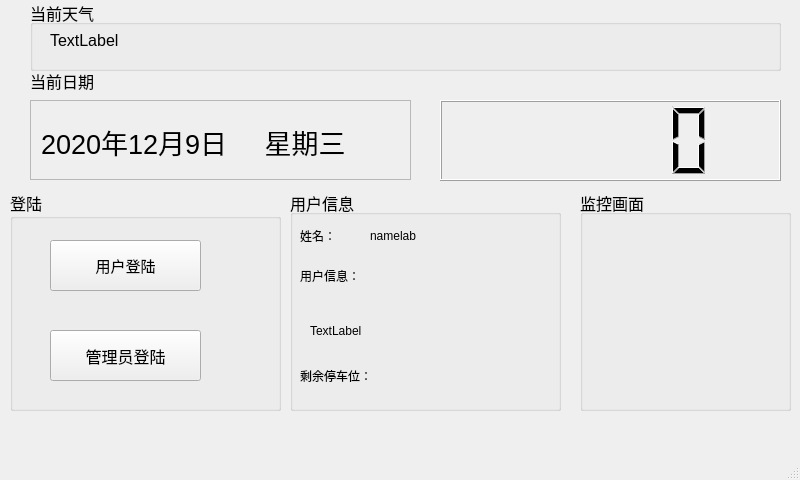
<?xml version="1.0" encoding="UTF-8"?>
<ui version="4.0">
 <class>MainWindow</class>
 <widget class="QMainWindow" name="MainWindow">
  <property name="geometry">
   <rect>
    <x>0</x>
    <y>0</y>
    <width>800</width>
    <height>480</height>
   </rect>
  </property>
  <property name="minimumSize">
   <size>
    <width>0</width>
    <height>0</height>
   </size>
  </property>
  <property name="maximumSize">
   <size>
    <width>1677215</width>
    <height>16777215</height>
   </size>
  </property>
  <property name="windowTitle">
   <string>MainWindow</string>
  </property>
  <widget class="QWidget" name="centralwidget">
   <widget class="QScrollArea" name="tiembox">
    <property name="geometry">
     <rect>
      <x>30</x>
      <y>100</y>
      <width>381</width>
      <height>80</height>
     </rect>
    </property>
    <property name="widgetResizable">
     <bool>true</bool>
    </property>
    <widget class="QWidget" name="scrollAreaWidgetContents">
     <property name="geometry">
      <rect>
       <x>0</x>
       <y>0</y>
       <width>379</width>
       <height>78</height>
      </rect>
     </property>
     <widget class="QLabel" name="YMDtime">
      <property name="geometry">
       <rect>
        <x>10</x>
        <y>10</y>
        <width>341</width>
        <height>61</height>
       </rect>
      </property>
      <property name="font">
       <font>
        <family>Arial</family>
        <pointsize>20</pointsize>
       </font>
      </property>
      <property name="text">
       <string>2020年12月9日     星期三</string>
      </property>
     </widget>
    </widget>
   </widget>
   <widget class="QLabel" name="timelabel">
    <property name="geometry">
     <rect>
      <x>30</x>
      <y>70</y>
      <width>111</width>
      <height>21</height>
     </rect>
    </property>
    <property name="font">
     <font>
      <family>Arial</family>
      <pointsize>12</pointsize>
     </font>
    </property>
    <property name="text">
     <string>当前日期</string>
    </property>
   </widget>
   <widget class="QScrollArea" name="userBox">
    <property name="geometry">
     <rect>
      <x>440</x>
      <y>100</y>
      <width>341</width>
      <height>80</height>
     </rect>
    </property>
    <property name="widgetResizable">
     <bool>true</bool>
    </property>
    <widget class="QWidget" name="scrollAreaWidgetContents_2">
     <property name="geometry">
      <rect>
       <x>0</x>
       <y>0</y>
       <width>339</width>
       <height>78</height>
      </rect>
     </property>
    </widget>
   </widget>
   <widget class="QGroupBox" name="inforBox">
    <property name="geometry">
     <rect>
      <x>290</x>
      <y>190</y>
      <width>271</width>
      <height>221</height>
     </rect>
    </property>
    <property name="font">
     <font>
      <family>Arial</family>
      <pointsize>12</pointsize>
     </font>
    </property>
    <property name="styleSheet">
     <string notr="true">border-color: rgb(170, 0, 255);</string>
    </property>
    <property name="title">
     <string>用户信息</string>
    </property>
    <widget class="QLabel" name="namelabe">
     <property name="geometry">
      <rect>
       <x>10</x>
       <y>30</y>
       <width>61</width>
       <height>31</height>
      </rect>
     </property>
     <property name="text">
      <string>姓名：</string>
     </property>
    </widget>
    <widget class="QLabel" name="label_2">
     <property name="geometry">
      <rect>
       <x>10</x>
       <y>70</y>
       <width>101</width>
       <height>31</height>
      </rect>
     </property>
     <property name="text">
      <string>用户信息：</string>
     </property>
    </widget>
    <widget class="QLabel" name="nameshow">
     <property name="geometry">
      <rect>
       <x>80</x>
       <y>30</y>
       <width>54</width>
       <height>31</height>
      </rect>
     </property>
     <property name="text">
      <string>namelab</string>
     </property>
    </widget>
    <widget class="QLabel" name="carNum">
     <property name="geometry">
      <rect>
       <x>10</x>
       <y>170</y>
       <width>241</width>
       <height>31</height>
      </rect>
     </property>
     <property name="text">
      <string>剩余停车位：</string>
     </property>
    </widget>
    <widget class="QLabel" name="userInfor">
     <property name="geometry">
      <rect>
       <x>20</x>
       <y>110</y>
       <width>191</width>
       <height>61</height>
      </rect>
     </property>
     <property name="text">
      <string>TextLabel</string>
     </property>
    </widget>
   </widget>
   <widget class="QGroupBox" name="groupBox_2">
    <property name="geometry">
     <rect>
      <x>10</x>
      <y>190</y>
      <width>271</width>
      <height>221</height>
     </rect>
    </property>
    <property name="font">
     <font>
      <family>Yu Gothic</family>
      <pointsize>12</pointsize>
     </font>
    </property>
    <property name="title">
     <string>登陆</string>
    </property>
    <widget class="QPushButton" name="pushButton">
     <property name="geometry">
      <rect>
       <x>40</x>
       <y>140</y>
       <width>151</width>
       <height>51</height>
      </rect>
     </property>
     <property name="text">
      <string>管理员登陆</string>
     </property>
    </widget>
    <widget class="QPushButton" name="pushButton_2">
     <property name="geometry">
      <rect>
       <x>40</x>
       <y>50</y>
       <width>151</width>
       <height>51</height>
      </rect>
     </property>
     <property name="font">
      <font>
       <pointsize>11</pointsize>
      </font>
     </property>
     <property name="text">
      <string>用户登陆</string>
     </property>
    </widget>
   </widget>
   <widget class="QLCDNumber" name="lcdNumber">
    <property name="geometry">
     <rect>
      <x>440</x>
      <y>100</y>
      <width>341</width>
      <height>81</height>
     </rect>
    </property>
   </widget>
   <widget class="QGroupBox" name="groupBox">
    <property name="geometry">
     <rect>
      <x>30</x>
      <y>0</y>
      <width>751</width>
      <height>71</height>
     </rect>
    </property>
    <property name="font">
     <font>
      <family>Arial</family>
      <pointsize>12</pointsize>
     </font>
    </property>
    <property name="title">
     <string>当前天气</string>
    </property>
    <widget class="QLabel" name="weatherLab">
     <property name="geometry">
      <rect>
       <x>20</x>
       <y>20</y>
       <width>711</width>
       <height>41</height>
      </rect>
     </property>
     <property name="text">
      <string>TextLabel</string>
     </property>
    </widget>
   </widget>
   <widget class="QGroupBox" name="groupBox_3">
    <property name="geometry">
     <rect>
      <x>580</x>
      <y>190</y>
      <width>211</width>
      <height>221</height>
     </rect>
    </property>
    <property name="font">
     <font>
      <family>Arial</family>
      <pointsize>12</pointsize>
     </font>
    </property>
    <property name="title">
     <string>监控画面</string>
    </property>
   </widget>
  </widget>
  <widget class="QMenuBar" name="menubar">
   <property name="geometry">
    <rect>
     <x>0</x>
     <y>0</y>
     <width>800</width>
     <height>23</height>
    </rect>
   </property>
  </widget>
  <widget class="QStatusBar" name="statusbar"/>
 </widget>
 <resources/>
 <connections/>
</ui>
